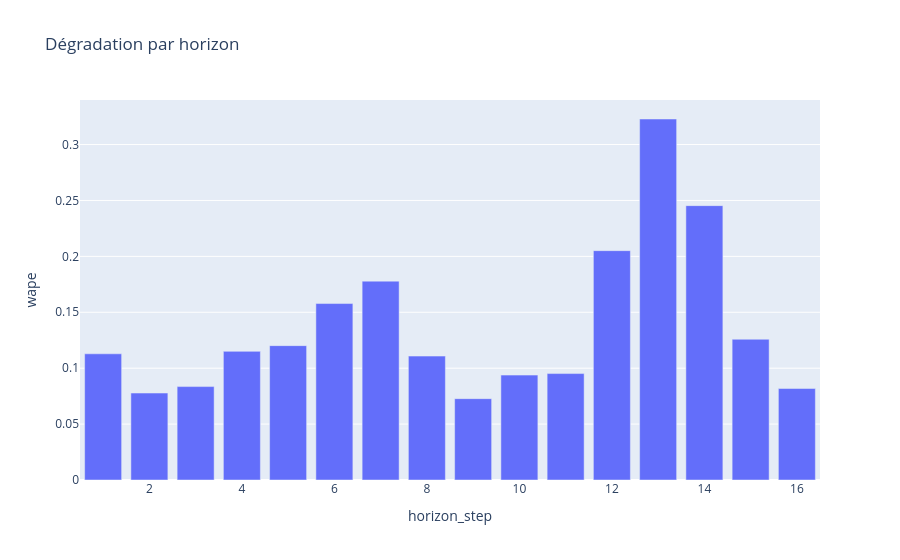

Source (notebook cell):
### Code cell
display(by_family.sort_values("wape", ascending=False))
px.bar(by_horizon, x="horizon_step", y="wape", title="Dégradation par horizon")

### Figure 1 — Plotly figure (JSON) as saved in the notebook; plotly's stock layout.template omitted (floating-point values rounded to 4 significant figures)
{"data": [{"hovertemplate": "horizon_step=%{x}<br>wape=%{y}<extra></extra>", "legendgroup": "", "marker": {"color": "#636efa", "pattern": {"shape": ""}}, "name": "", "orientation": "v", "showlegend": false, "textposition": "auto", "type": "bar", "x": [1, 2, 3, 4, 5, 6, 7, 8, 9, 10, 11, 12, 13, 14, 15, 16], "xaxis": "x", "y": [0.1129, 0.07776, 0.08355, 0.115, 0.1202, 0.1578, 0.1778, 0.1108, 0.07275, 0.09382, 0.09519, 0.2051, 0.3229, 0.2454, 0.1259, 0.08181], "yaxis": "y"}], "layout": {"barmode": "relative", "legend": {"tracegroupgap": 0}, "title": {"text": "Dégradation par horizon"}, "xaxis": {"anchor": "y", "domain": [0, 1], "title": {"text": "horizon_step"}}, "yaxis": {"anchor": "x", "domain": [0, 1], "title": {"text": "wape"}}}}
